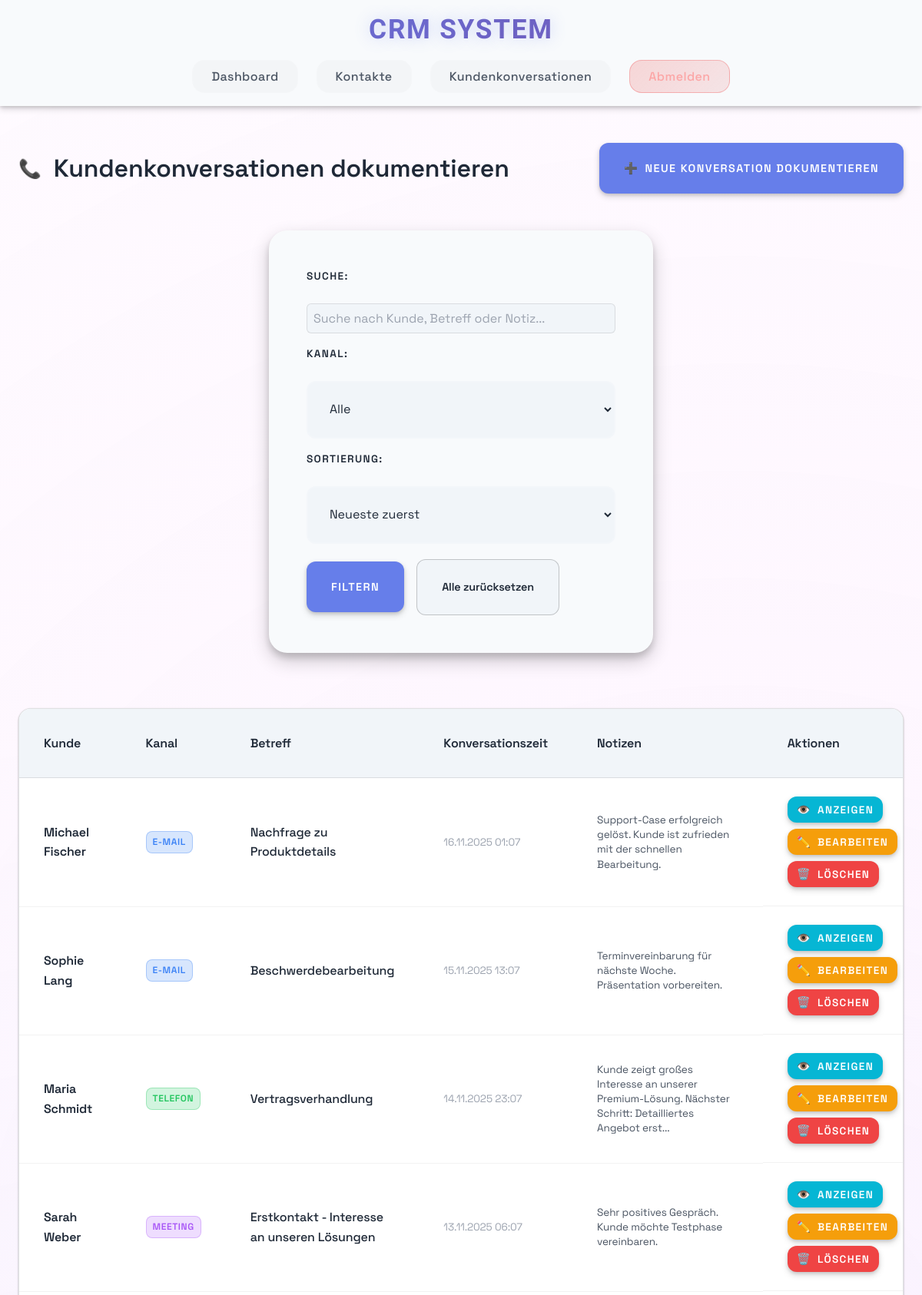
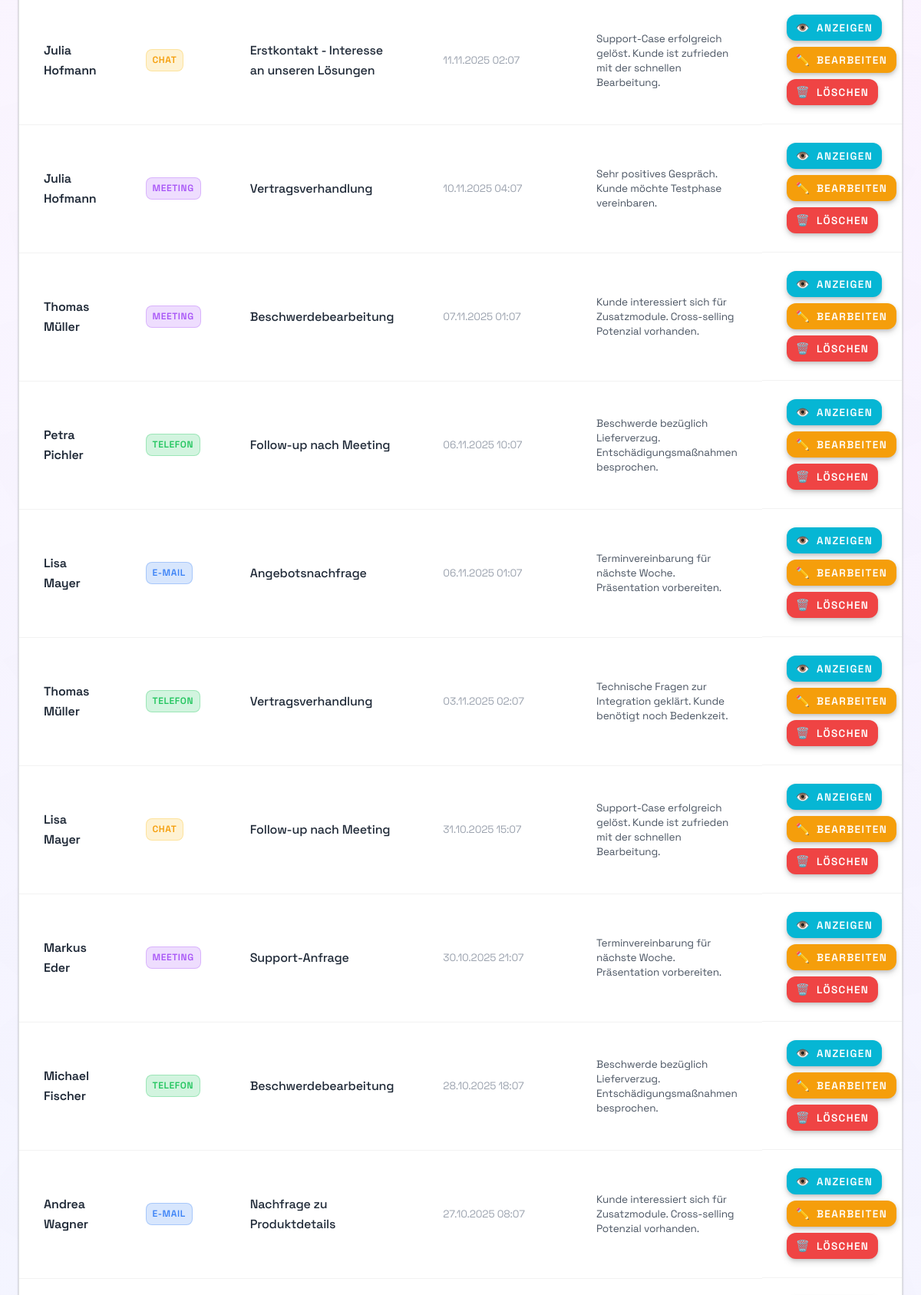
The app's page /conversations (signed in, upper part) with its own data (2 pictures, top to bottom).
### models.py (models this page shows)
class Conversation(db.Model):
    __tablename__ = "conversations"
    id = db.Column(Integer, primary_key=True, autoincrement=True)
    customer_id = db.Column(Integer, ForeignKey("customers.id", ondelete="CASCADE"), nullable=False)
    user_id = db.Column(Integer, ForeignKey("users.id"))
    channel = db.Column(
        SAEnum("Telefon", "E-Mail", "Meeting", "Chat", name="conversation_channel", native_enum=False, create_constraint=True, validate_strings=True),
        nullable=False,
    )
    subject = db.Column(String(255))
    notes = db.Column(Text)
    conversation_time = db.Column(DateTime, nullable=False)
    customer = db.relationship("Customer", back_populates="conversations")
    user = db.relationship("User", back_populates="conversations")
    __table_args__ = (
        Index("idx_conversations_time", "conversation_time"),
        Index("idx_conversations_customer_time", "customer_id", "conversation_time"),
    )

class Customer(db.Model):
    __tablename__ = "customers"
    id = db.Column(Integer, primary_key=True, autoincrement=True)
    first_name = db.Column(String(100), nullable=False)
    last_name = db.Column(String(100), nullable=False)
    email = db.Column(String(255), unique=True)
    phone = db.Column(String(50))
    created_at = db.Column(DateTime, default=datetime.utcnow, nullable=False)
    orders = db.relationship("Order", back_populates="customer", cascade="all, delete-orphan")
    conversations = db.relationship("Conversation", back_populates="customer", cascade="all, delete-orphan")

### app.py (the view, shortened to what this page needs)
@app.route('/conversations', methods=['GET', 'POST'])
@login_required
def conversations():
    import json
    selected_channel = request.args.get('channel', None)
    search_q = request.args.get('q', None)
    order = request.args.get('order', 'desc')  # 'desc' (default) oder 'asc'
    query = Conversation.query
    if selected_channel:
        query = query.filter_by(channel=selected_channel)
    if order == 'asc':
        contacts_list = query.order_by(Conversation.conversation_time.asc()).all()
    else:
        contacts_list = query.order_by(Conversation.conversation_time.desc()).all()
    customers_list = Customer.query.order_by(Customer.first_name, Customer.last_name).all()
    channels_raw = db.session.query(Conversation.channel).distinct().all()
    channels_list = [c[0] for c in channels_raw if c[0]]
    contacts_json = []
    for contact in contacts_list:
        contacts_json.append({
            'id': contact.id,
            'customer_id': contact.customer_id,
            'customer_name': f"{contact.customer.first_name} {contact.customer.last_name}" if contact.customer else None,
            'channel': contact.channel,
            'subject': contact.subject,
            'notes': contact.notes,
            'conversation_time': contact.conversation_time.isoformat() if contact.conversation_time else None,
            'conversation_time_formatted': contact.conversation_time.strftime('%d.%m.%Y %H:%M') if contact.conversation_time else None
        })
    return render_template('conversations.html',
                         contacts=contacts_list,
                         customers=customers_list,
                         contacts_json=json.dumps(contacts_json),
                         channels=channels_list,
                         selected_channel=selected_channel,
                         current_order=order,
                         search_q=search_q)

### app.py (called while the page is built)
def login_required(f):
    @wraps(f)
    def decorated_function(*args, **kwargs):
        if 'user_id' not in session:
            flash('Bitte loggen Sie sich zuerst ein')
            return redirect(url_for('index'))
        return f(*args, **kwargs)
    return decorated_function

### templates/conversations.html (shortened to what this page needs)
{% extends "base.html" %}
{% block content %}
<div class="page-header">
    <h1><span class="page-icon">📞</span>Kundenkonversationen dokumentieren</h1>
    <button class="btn btn-primary" onclick="showAddForm()">
        <span class="btn-icon">➕</span>Neue Konversation dokumentieren
    </button>
</div>
<div class="filter-bar" style="margin-bottom: var(--space-md); display:flex; gap:var(--space-md); align-items:center;">
    <form method="GET" action="{{ url_for('conversations') }}" style="display:flex; gap:var(--space-sm); align-items:center;">
        <label for="search" style="font-weight:600; color:var(--text-primary);">Suche:</label>
        <input type="search" id="search" name="q" placeholder="Suche nach Kunde, Betreff oder Notiz..." value="{{ search_q or '' }}" style="padding:0.5rem; border-radius:6px; border:1px solid rgba(0,0,0,0.1);">
        <label for="filterChannel" style="font-weight:600; color:var(--text-primary);">Kanal:</label>
        <select id="filterChannel" name="channel">
            <option value="">Alle</option>
        </select>
        <label for="order" style="font-weight:600; color:var(--text-primary);">Sortierung:</label>
        <select id="order" name="order">
            <option value="desc" {% if current_order != 'asc' %}selected{% endif %}>Neueste zuerst</option>
        </select>
        <button type="submit" class="btn btn-primary">Filtern</button>
        <a href="{{ url_for('conversations') }}" class="btn btn-secondary">Alle zurücksetzen</a>
    </form>
</div>
<div class="table-container">
    <table class="data-table">
        <thead>
            <tr>
                <th>Kunde</th>
                <th>Kanal</th>
                <th>Betreff</th>
                <th>Konversationszeit</th>
                <th>Notizen</th>
                <th>Aktionen</th>
            </tr>
        </thead>
        <tbody>
            {% for contact in contacts %}
            <tr>
                <td class="customer-name">
                    {% if contact.customer %}
                        {{ contact.customer.first_name }} {{ contact.customer.last_name }}
                    {% else %}
                        <span class="text-muted">Unbekannt</span>
                    {% endif %}
                </td>
                <td>
                    <span class="channel-badge channel-{{ contact.channel.lower().replace('ä', 'ae').replace('ö', 'oe').replace('ü', 'ue') if contact.channel else 'unknown' }}">
                        {{ contact.channel or 'Unbekannt' }}
                    </span>
                </td>
                <td class="subject">{{ contact.subject or '-' }}</td>
                <td class="contact-time">{{ contact.conversation_time.strftime('%d.%m.%Y %H:%M') if contact.conversation_time else 'N/A' }}</td>
                <td class="notes-preview">
                    <div class="notes-text">{{ contact.notes[:100] }}{% if contact.notes and contact.notes|length > 100 %}...{% endif %}</div>
                </td>
                <td class="actions">
                    <button class="btn btn-small btn-info" onclick="viewConversation({{ contact.id }})">
                        <span class="btn-icon">👁️</span>Anzeigen
                    </button>
                    <button class="btn btn-small btn-edit" onclick="editConversation({{ contact.id }})">
                        <span class="btn-icon">✏️</span>Bearbeiten
                    </button>
                    <button class="btn btn-small btn-danger" onclick="deleteConversation({{ contact.id }}, '{{ contact.subject or 'Konversation' }}')">
                        <span class="btn-icon">🗑️</span>Löschen
                    </button>
                </td>
            </tr>
            {% else %}
            <tr>
                <td colspan="6" class="empty-state">Keine Konversationen gefunden. Dokumentieren Sie die erste Kundenkonversation!</td>
            </tr>
            {% endfor %}
        </tbody>
    </table>
</div>
{% endblock %}

### static/style.css (style rules this page uses)
:root { --primary: linear-gradient(135deg, #667eea 0%, #764ba2 100%); --primary-solid: #667eea; --secondary: linear-gradient(135deg, #f093fb 0%, #f5576c 100%); --secondary-solid: #f093fb; --accent: linear-gradient(135deg, #4facfe 0%, #00f2fe 100%); --accent-solid: #4facfe; --success: #10b981; --warning: #f59e0b; --error: #ef4444; --bg-primary: #ffffff; --bg-secondary: #f8fafc; --bg-tertiary: #f1f5f9; --surface: rgba(0, 0, 0, 0.02); --text-primary: #1f2937; --text-secondary: #4b5563; --text-muted: #9ca3af; --space-xs: 0.5rem; --space-sm: 1rem; --space-md: 1.5rem; --space-lg: 2rem; --space-xl: 3rem; --radius-sm: 0.5rem; --radius-md: 0.75rem; --radius-lg: 1rem; --radius-xl: 1.5rem; --shadow-sm: 0 1px 3px rgba(0, 0, 0, 0.12), 0 1px 2px rgba(0, 0, 0, 0.24); --shadow-md: 0 4px 8px rgba(0, 0, 0, 0.15), 0 2px 4px rgba(0, 0, 0, 0.12); --shadow-lg: 0 10px 25px rgba(0, 0, 0, 0.2), 0 6px 10px rgba(0, 0, 0, 0.15); --shadow-glow: 0 0 20px rgba(102, 126, 234, 0.3); }
* { margin: 0; padding: 0; box-sizing: border-box; }
html { font-size: 16px; scroll-behavior: smooth; }
body { font-family: 'Space Grotesk', -apple-system, BlinkMacSystemFont, sans-serif; font-weight: 400; line-height: 1.6; color: #1f2937; background: #ffffff; min-height: 100vh; overflow-x: hidden; letter-spacing: -0.01em; }
body::before { content: ''; position: fixed; top: 0; left: 0; width: 100%; height: 100%; background: radial-gradient(circle at 20% 80%, rgba(102, 126, 234, 0.1) 0%, transparent 50%), radial-gradient(circle at 80% 20%, rgba(240, 147, 251, 0.1) 0%, transparent 50%), radial-gradient(circle at 40% 40%, rgba(79, 172, 254, 0.08) 0%, transparent 50%); z-index: -1; animation: gradientShift 15s ease-in-out infinite; }
h1, h2, h3, h4, h5, h6 { font-weight: 600; margin-bottom: var(--space-md); line-height: 1.3; }
form { background: var(--bg-secondary); padding: var(--space-xl); border-radius: var(--radius-xl); border: 1px solid rgba(255, 255, 255, 0.1); box-shadow: var(--shadow-lg); max-width: 500px; margin: 0 auto var(--space-xl); backdrop-filter: blur(20px); }
label { font-family: 'Space Grotesk', sans-serif; display: block; margin-bottom: var(--space-xs); font-weight: 600; color: var(--text-primary); font-size: 0.85rem; text-transform: uppercase; letter-spacing: 0.1em; }
input, textarea, select { width: 100%; padding: var(--space-md); border: 2px solid rgba(255, 255, 255, 0.1); border-radius: var(--radius-md); background: var(--bg-tertiary); color: var(--text-primary); font-family: inherit; font-size: 1rem; transition: all 0.3s ease; backdrop-filter: blur(10px); }
input::placeholder, textarea::placeholder { color: var(--text-muted); }
button { font-family: 'Space Grotesk', sans-serif; background: var(--primary); color: var(--text-primary); border: none; padding: var(--space-md) var(--space-xl); border-radius: var(--radius-md); font-size: 0.95rem; font-weight: 700; cursor: pointer; transition: all 0.3s cubic-bezier(0.4, 0, 0.2, 1); box-shadow: var(--shadow-md); text-transform: uppercase; letter-spacing: 0.1em; position: relative; overflow: hidden; }
button::before { content: ''; position: absolute; top: 0; left: -100%; width: 100%; height: 100%; background: linear-gradient(135deg, rgba(255, 255, 255, 0.2) 0%, transparent 100%); transition: left 0.3s ease; }
main > * { animation: fadeInUp 0.6s ease forwards; }

### records on screen
Conversation: customer.first_name "Michael", customer.last_name "Fischer", channel "E-MAIL", subject "Nachfrage zu Produktdetails", conversation_time "16.11.2025 01:07", notes "Support-Case erfolgreich gelöst. Kunde ist zufrieden mit der schnellen Bearbeitung."
Conversation: customer.first_name "Sophie", customer.last_name "Lang", channel "E-MAIL", subject "Beschwerdebearbeitung", conversation_time "15.11.2025 13:07", notes "Terminvereinbarung für nächste Woche. Präsentation vorbereiten."
Conversation: customer.first_name "Maria", customer.last_name "Schmidt", channel "TELEFON", subject "Vertragsverhandlung", conversation_time "14.11.2025 23:07", notes "Kunde zeigt großes Interesse an unserer Premium-Lösung. Nächster Schritt: Detailliertes Angebot erst"
Conversation: customer.first_name "Sarah", customer.last_name "Weber", channel "MEETING", subject "Erstkontakt - Interesse an unseren Lösungen", conversation_time "13.11.2025 06:07", notes "Sehr positives Gespräch. Kunde möchte Testphase vereinbaren."
Conversation: customer.first_name "Julia", customer.last_name "Hofmann", channel "CHAT", subject "Erstkontakt - Interesse an unseren Lösungen", conversation_time "11.11.2025 02:07", notes "Support-Case erfolgreich gelöst. Kunde ist zufrieden mit der schnellen Bearbeitung."
Conversation: customer.first_name "Julia", customer.last_name "Hofmann", channel "MEETING", subject "Vertragsverhandlung", conversation_time "10.11.2025 04:07", notes "Sehr positives Gespräch. Kunde möchte Testphase vereinbaren."
Conversation: customer.first_name "Thomas", customer.last_name "Müller", channel "MEETING", subject "Beschwerdebearbeitung", conversation_time "07.11.2025 01:07", notes "Kunde interessiert sich für Zusatzmodule. Cross-selling Potenzial vorhanden."
Conversation: customer.first_name "Petra", customer.last_name "Pichler", channel "TELEFON", subject "Follow-up nach Meeting", conversation_time "06.11.2025 10:07", notes "Beschwerde bezüglich Lieferverzug. Entschädigungsmaßnahmen besprochen."
Conversation: customer.first_name "Lisa", customer.last_name "Mayer", channel "E-MAIL", subject "Angebotsnachfrage", conversation_time "06.11.2025 01:07", notes "Terminvereinbarung für nächste Woche. Präsentation vorbereiten."
Conversation: customer.first_name "Thomas", customer.last_name "Müller", channel "TELEFON", subject "Vertragsverhandlung", conversation_time "03.11.2025 02:07", notes "Technische Fragen zur Integration geklärt. Kunde benötigt noch Bedenkzeit."
Conversation: customer.first_name "Lisa", customer.last_name "Mayer", channel "CHAT", subject "Follow-up nach Meeting", conversation_time "31.10.2025 15:07", notes "Support-Case erfolgreich gelöst. Kunde ist zufrieden mit der schnellen Bearbeitung."
Conversation: customer.first_name "Markus", customer.last_name "Eder", channel "MEETING", subject "Support-Anfrage", conversation_time "30.10.2025 21:07", notes "Terminvereinbarung für nächste Woche. Präsentation vorbereiten."
Conversation: customer.first_name "Michael", customer.last_name "Fischer", channel "TELEFON", subject "Beschwerdebearbeitung", conversation_time "28.10.2025 18:07", notes "Beschwerde bezüglich Lieferverzug. Entschädigungsmaßnahmen besprochen."
Conversation: customer.first_name "Andrea", customer.last_name "Wagner", channel "E-MAIL", subject "Nachfrage zu Produktdetails", conversation_time "27.10.2025 08:07", notes "Kunde interessiert sich für Zusatzmodule. Cross-selling Potenzial vorhanden."
